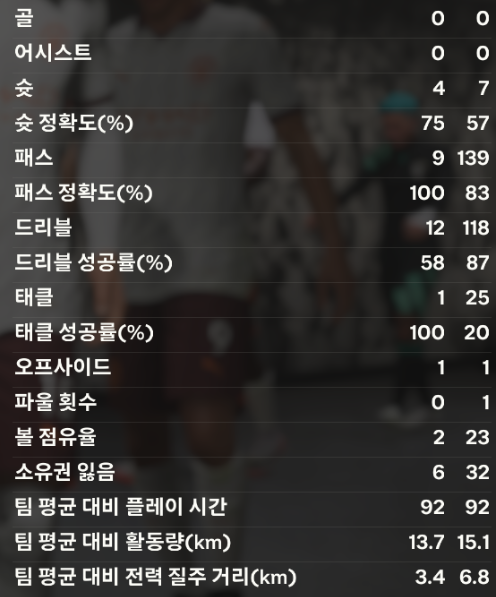
#> input picture user_image/p1.png, 496 x 597 px
$ python tess_test.py
#> lines starting #> are read from the running program, lines starting #| are printed output that depends on the picture
from PIL import Image
import pytesseract

# Tesseract OCR의 경로 설정 (시스템에 맞는 경로로 설정)
# 예시 (Windows):
# pytesseract.pytesseract.tesseract_cmd = r'C:\Program Files\Tesseract-OCR\tesseract.exe'

# 이미지를 로드
image_path = './user_image/p1.png'
image = Image.open(image_path)
#> image is the input picture: PIL image 496x597 RGBA; mean R, G, B, A 54.8, 53.2, 51.7, 255

# 관심 영역(ROI) 좌표 정의 (왼쪽 위 x, 왼쪽 위 y, 오른쪽 아래 x, 오른쪽 아래 y)
# 예: (x1, y1, x2, y2)
roi = (100, 100, 400, 400)  # 원하는 좌표에 맞춰 수정

# 이미지에서 관심 영역을 자름
cropped_image = image.crop(roi)
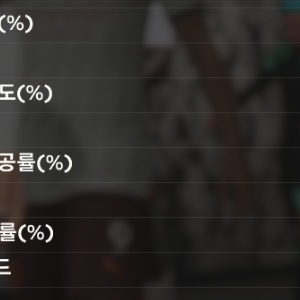
#> cropped_image: PIL image 300x300 RGBA; mean R, G, B, A 45, 42.6, 40.8, 255

# OCR을 통해 텍스트 추출
#> (the run stopped early here; a loop or call above may not have finished)
